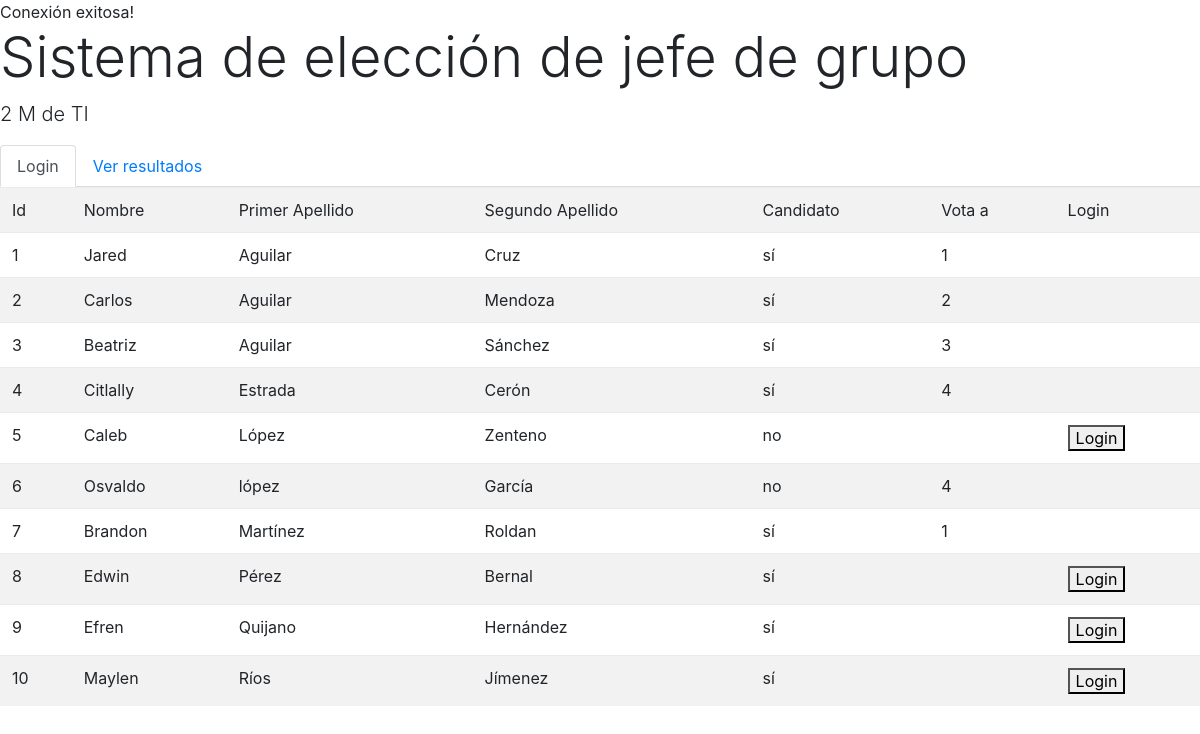
The page / on the database its author committed.
### tables this page shows
CREATE TABLE `alumno` (
  `id` int(10) UNSIGNED NOT NULL,
  `nombre` varchar(50) NOT NULL,
  `apellido1` varchar(50) NOT NULL,
  `apellido2` varchar(50) DEFAULT NULL,
  `clave` varchar(50) DEFAULT NULL,
  `candidato` enum('sí','no') NOT NULL DEFAULT 'no',
  `vota_a` int(10) UNSIGNED DEFAULT NULL,
  `fecha_hora_voto` datetime DEFAULT NULL
);

### index.php (the view, shortened to what this page needs)
<?php
require 'conexion.php';
$query = mysqli_query($mysqli, "SELECT * FROM alumno ");
?>
<!doctype html>
<html lang="es">
  <head>
    <link rel="stylesheet" href="css/bootstrap.min.css">
    </head>
  <body>
        <h1 class="display-4">Sistema de elección de jefe de grupo</h1>
        <p class="lead">2 M de TI</p>
    <ul class="nav nav-tabs">
      <li class="nav-item">
        <a class="nav-link active" href="#">Login</a>
      </li>
      <li class="nav-item">
        <a class="nav-link" href="resultados.php">Ver resultados</a>
      </li>
    </ul>
    <table class="table table-striped">
      <tr>
        <td>Id</td>
        <td>Nombre</td>
        <td>Primer Apellido</td>
        <td>Segundo Apellido</td>
        <td>Candidato</td>
        <td>Vota a</td>
        <td>Login</td>
      </tr>
    <?php
    while($res = mysqli_fetch_array($query)) {
      echo "<tr>";
      echo "<td>".$res['id']."</td>";
      echo "<td>".$res['nombre']."</td>";
      echo "<td>".$res['apellido1']."</td>";
      echo "<td>".$res['apellido2']."</td>";
      echo "<td>".$res['candidato']."</td>";
      echo "<td>".$res['vota_a']."</td>";
      if (empty($res['vota_a'])) {
       echo "<td><a  href=\"login.php?id=".$res['id']."\"><button>Login</button></a></td>";
      } else {
        echo "<td></td>";
      }
      echo "</tr>";
    }
    ?>
    </table>
  </body>
</html>

### rows shown on the page
alumno: id "1", nombre "Jared", apellido1 "Aguilar", apellido2 "Cruz", candidato "sí", vota_a "1"
alumno: id "2", nombre "Carlos", apellido1 "Aguilar", apellido2 "Mendoza", candidato "sí", vota_a "2"
alumno: id "3", nombre "Beatriz", apellido1 "Aguilar", apellido2 "Sánchez", candidato "sí", vota_a "3"
alumno: id "4", nombre "Citlally", apellido1 "Estrada", apellido2 "Cerón", candidato "sí", vota_a "4"
alumno: id "5", nombre "Caleb", apellido1 "López", apellido2 "Zenteno", candidato "no"
alumno: id "6", nombre "Osvaldo", apellido1 "lópez", apellido2 "García", candidato "no", vota_a "4"
alumno: id "7", nombre "Brandon", apellido1 "Martínez", apellido2 "Roldan", candidato "sí", vota_a "1"
alumno: id "8", nombre "Edwin", apellido1 "Pérez", apellido2 "Bernal", candidato "sí"
alumno: id "9", nombre "Efren", apellido1 "Quijano", apellido2 "Hernández", candidato "sí"
alumno: id "10", nombre "Maylen", apellido1 "Ríos", apellido2 "Jímenez", candidato "sí"
